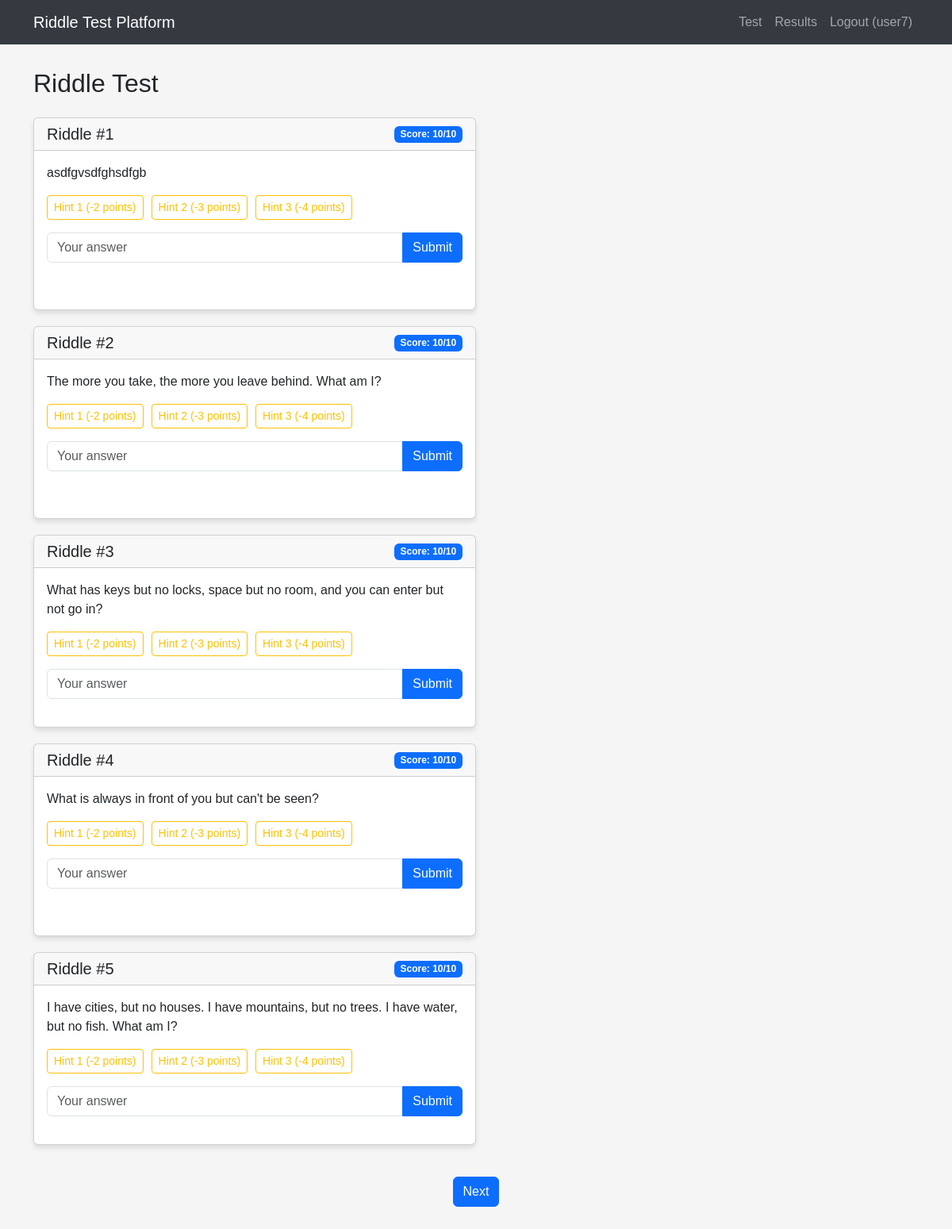
/test_without_images (signed in), run on the app's committed database.
### tables this page shows
CREATE TABLE riddle_variants (
            id INTEGER PRIMARY KEY AUTOINCREMENT,
            riddle_id INTEGER NOT NULL,
            question_variant TEXT NOT NULL,
            FOREIGN KEY (riddle_id) REFERENCES riddles (id)
        );

CREATE TABLE user_progress (
            id INTEGER PRIMARY KEY AUTOINCREMENT,
            user_id INTEGER NOT NULL,
            riddle_id INTEGER NOT NULL,
            score INTEGER DEFAULT 10,
            completed INTEGER DEFAULT 0,
            hint1_used INTEGER DEFAULT 0,
            hint2_used INTEGER DEFAULT 0,
            hint3_used INTEGER DEFAULT 0,
            answer_attempt TEXT,
            completion_time TIMESTAMP, warnings INTEGER DEFAULT 0,
            FOREIGN KEY (user_id) REFERENCES users (id),
            FOREIGN KEY (riddle_id) REFERENCES riddles (id),
            UNIQUE(user_id, riddle_id)
        );

CREATE TABLE riddles (
            id INTEGER PRIMARY KEY AUTOINCREMENT,
            question TEXT NOT NULL,
            answer TEXT NOT NULL,
            hint1 TEXT NOT NULL,
            hint2 TEXT NOT NULL,
            hint3 TEXT NOT NULL
        , image TEXT);

### app.py (the view)
@app.route('/test_without_images')
def test_without_images():
    if 'user_id' not in session:
        flash('Please log in to take the test.')
        return redirect(url_for('login'))
    conn = sqlite3.connect('riddle_test.db')
    conn.row_factory = sqlite3.Row
    c = conn.cursor()
    try:
        c.execute('''
            SELECT up.riddle_id, r.question, r.answer, r.hint1, r.hint2, r.hint3,
                   up.hint1_used, up.hint2_used, up.hint3_used, up.completed, up.score
            FROM user_progress up
            JOIN riddles r ON up.riddle_id = r.id
            WHERE up.user_id = ? AND up.completed = 0 AND (r.image IS NULL OR r.image = '')
            ORDER BY up.riddle_id
        ''', (session['user_id'],))
        riddles = c.fetchall()
        if not riddles:
            return redirect(url_for('results'))
        riddles_with_variants = []
        for riddle in riddles:
            riddle_id = riddle['riddle_id']
            c.execute("SELECT question_variant FROM riddle_variants WHERE riddle_id = ?", (riddle_id,))
            variants = [row['question_variant'] for row in c.fetchall()]
            all_questions = variants + [riddle['question']]
            session_key = f"riddle_{session['user_id']}_{riddle_id}"
            if session_key not in session:
                session[session_key] = random.choice(all_questions)
            riddle_data = {
                'id': riddle_id,  # Make sure 'id' is set first
                'riddle_id': riddle_id,
                'question': riddle['question'],
                'answer': riddle['answer'],
                'hint1': riddle['hint1'],
                'hint2': riddle['hint2'],
                'hint3': riddle['hint3'],
                'hint1_used': riddle['hint1_used'],
                'hint2_used': riddle['hint2_used'],
                'hint3_used': riddle['hint3_used'],
                'completed': riddle['completed'],
                'score': riddle['score']
            }
            riddle_data['display_question'] = session[session_key]
            riddles_with_variants.append(riddle_data)
        session.setdefault('current_riddle_index', 0)
        current_index = session['current_riddle_index']
        if current_index >= len(riddles_with_variants):
            session['current_riddle_index'] = 0
            current_index = 0
        current_riddle = riddles_with_variants[current_index]
        session.setdefault('page_loaded_at', time.time())
        return render_template('test.html',
                       riddles_without_images=riddles_with_variants,
                       riddle_number=current_index + 1,
                       total_riddles=len(riddles_with_variants))
    except Exception as e:
        flash('An error occurred while loading the test.')
        print(f"Error: {str(e)}")
        return redirect(url_for('admin_dashboard'))
    finally:
        conn.close()

### templates/test.html (shortened to what this page needs)
{% extends 'base.html' %} {% block content %}
<h2 class="mb-4">Riddle Test</h2>
<div class="col-md-6 mb-4">
  {% for riddle in riddles_without_images %}
  <div class="card riddle-card" id="riddle-{{ riddle.id }}">
    <div class="card-header d-flex justify-content-between align-items-center">
      <h5 class="mb-0">Riddle #{{ loop.index }}</h5>
      <span class="badge {{ 'bg-success' if riddle.completed else 'bg-primary' }}">
        {% if riddle.completed %}
          Completed
        {% else %}
          Score: <span class="riddle-score">{{ riddle.score }}</span>/10
        {% endif %}
      </span>
    </div>
    <div class="card-body">
      <p class="riddle-question">{{ riddle.display_question }}</p>
      <div class="hints-container mb-3" {% if riddle.completed %}style="display: none;"{% endif %}>
        <div class="d-flex mb-2">
          {% for i in [1, 2, 3] %}
            <button class="btn btn-outline-warning btn-sm hint-btn"
                    data-riddle-id="{{ riddle.id }}"
                    data-hint-num="{{ i }}"
                    {% if riddle['hint' ~ i ~ '_used'] or riddle.completed %}disabled{% endif %}>
              Hint {{ i }} (-{{ i+1 }} points)
            </button>
          {% endfor %}
        </div>
      </div>
      <div class="answer-container" {% if riddle.completed %}style="display: none;"{% endif %}>
        <div class="input-group mb-3">
          <input type="text" class="form-control answer-input"
                 placeholder="Your answer"
                 {% if riddle.completed %}disabled{% endif %} />
          <button class="btn btn-primary submit-btn"
                  data-riddle-id="{{ riddle.id }}"
                  {% if riddle.completed %}disabled{% endif %}>
            Submit
          </button>
        </div>
      </div>
    </div>
  </div>
{% endfor %}
</div>
<div class="row">
  <div class="col-12 text-center mt-3">
    <a href="{{ url_for('test_with_images') }}" class="btn btn-primary">Next</a>
  </div>
</div>
{% endblock %}

### templates/base.html (style rules this page uses)
body { font-family: "Arial", sans-serif; background-color: #f5f5f5; padding-bottom: 50px; }
.card { margin-bottom: 20px; box-shadow: 0 4px 6px rgba(0, 0, 0, 0.1); }
.hint-btn { margin-right: 10px; }
.riddle-card .card-body { min-height: 200px; }

### data on the page
riddle_variants: display_question "asdfgvsdfghsdfgb"
user_progress: score "10", display_question "The more you take, the more you leave behind. What am I?", 3 "1" "2" "3", i "2" "3" "4"
user_progress: score "10", display_question "What has keys but no locks, space but no room, and you can enter but not go in?", 3 "1" "2" "3", i "2" "3" "4"
user_progress: score "10", display_question "What is always in front of you but can't be seen?", 3 "1" "2" "3", i "2" "3" "4"
user_progress: score "10", display_question "I have cities, but no houses. I have mountains, but no trees. I have water, but no fish. What am I?", 3 "1" "2" "3", i "2" "3" "4"

### other printed values
{{ session.get('username') }} "user7"
{{ riddle.score }} "10"
{{ i }} "1" "2" "3"
{{ i+1 }} "2" "3" "4"
